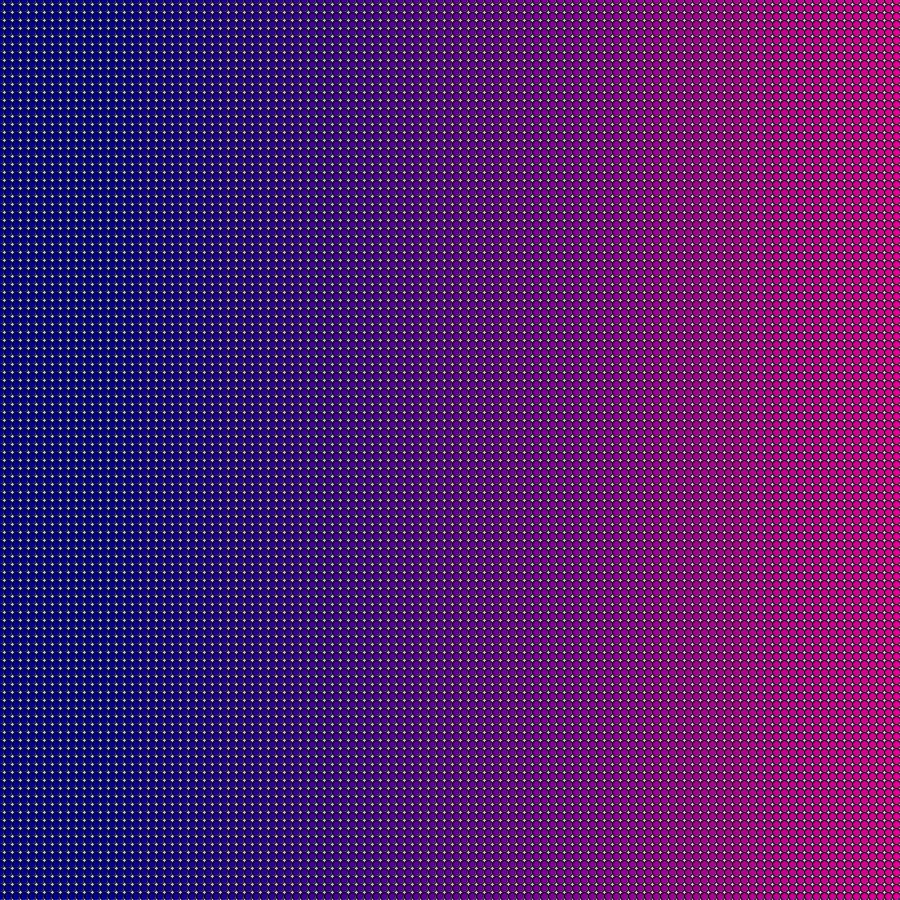
Frame 1 (no input)
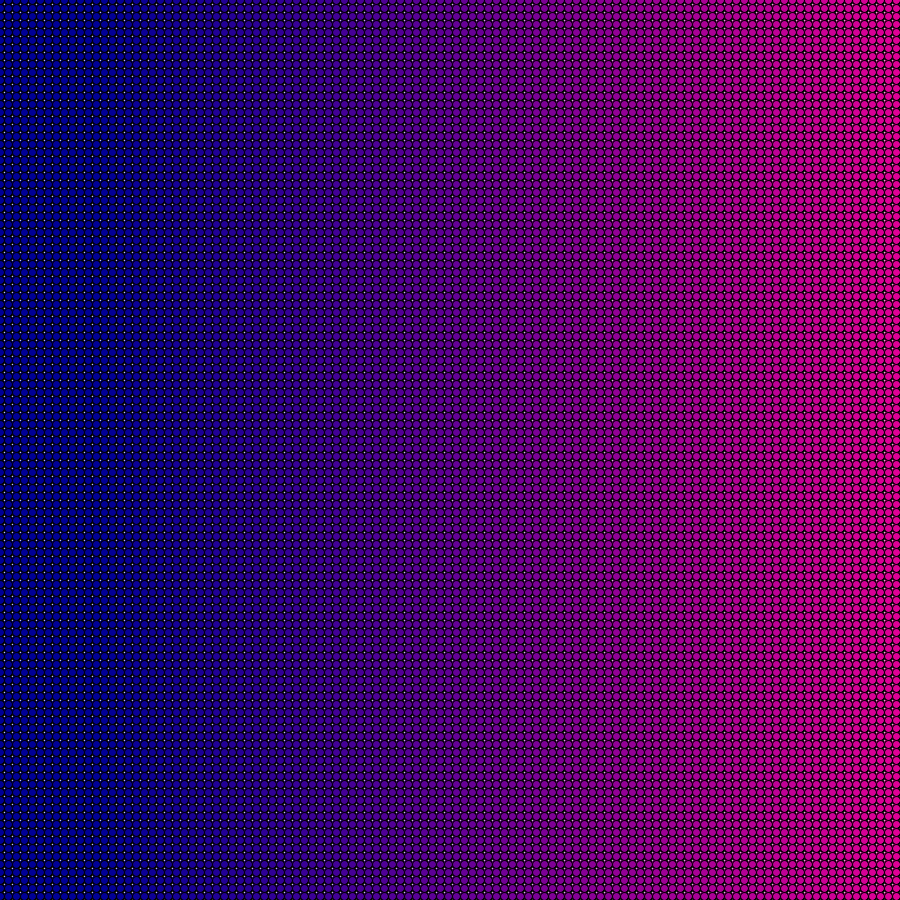
Frame 60 (the mouse pressed at the canvas centre just before this capture)
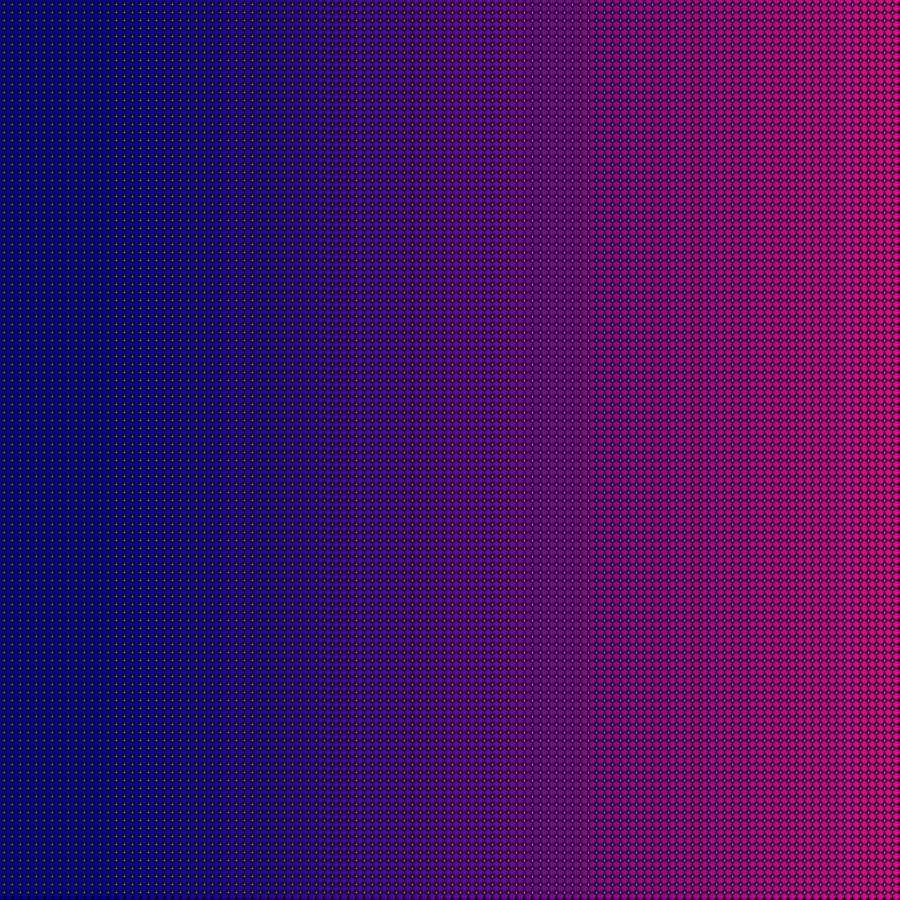
Frame 120 (the mouse held since frame 60 and released just before this capture)

The Processing sketch that drew these frames (run headless with seeded random() and noise(); from frame 60 on, the mouse is pressed at the canvas centre):

// Processing sketch: processing_91236
// ── processing_91236.pde

//setup
void setup() {
  size(900, 900);
}

void draw() {
  
 //repititon  
  for (int i =0;i<900;i+=8) {
    for (int j =0;j<900;j+=8) {
      //color 
      float mappedColor = map(i, 100, 900, 0, 225);
      float mappedX=map(j, 100, 400, 0, 255);
      fill(mappedColor, 0, 150);
      //ellipse
      ellipse(i, j, 8, 8);
    }
  }
}
